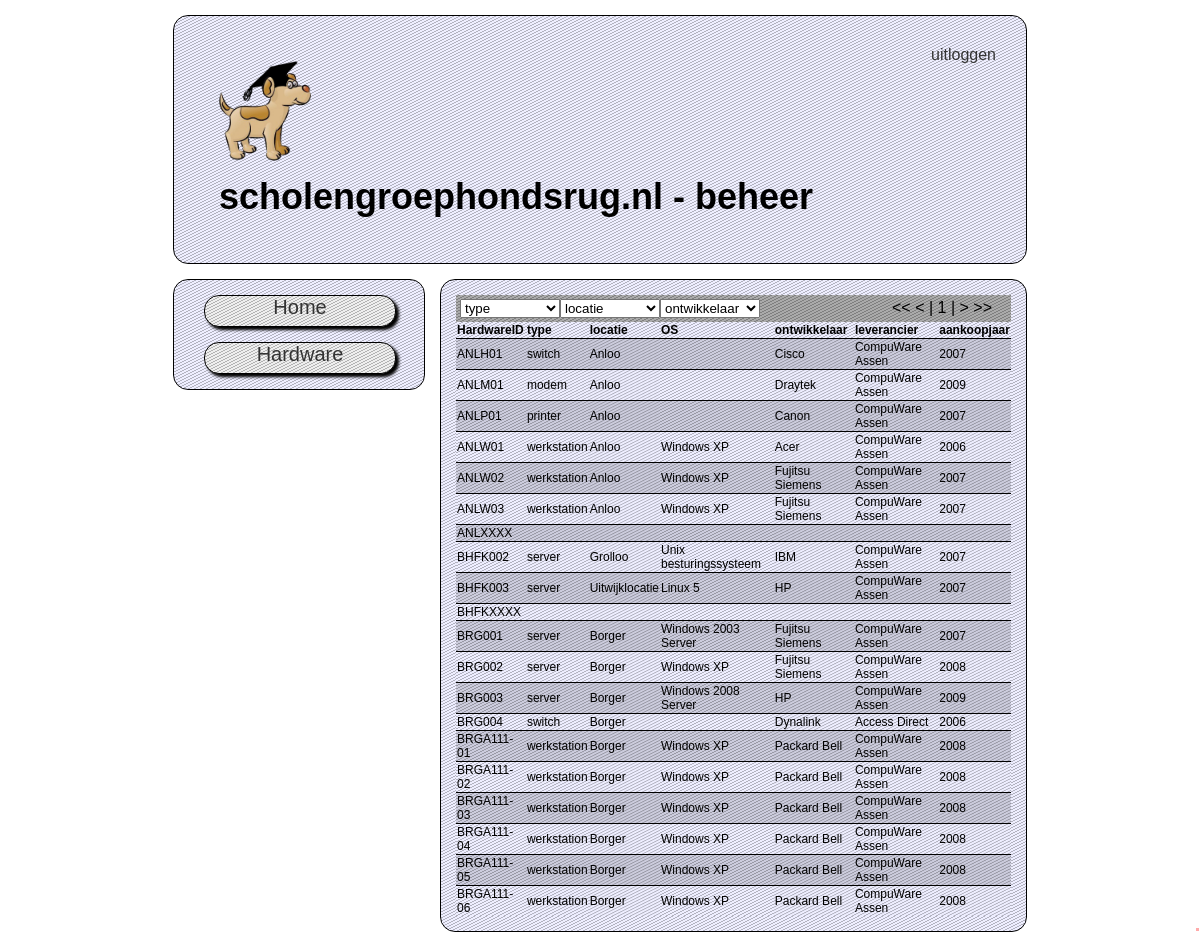
Page /?action=hardware (signed in) on the committed database.
### tables this page shows
CREATE TABLE IF NOT EXISTS `cms_pagina` (
  `pagina_Id` int(11) NOT NULL AUTO_INCREMENT,
  `menuText` varchar(32) DEFAULT NULL,
  `slug` varchar(32) NOT NULL,
  `file` varchar(64) NOT NULL,
  `inMenu` tinyint(1) NOT NULL DEFAULT '1',
  PRIMARY KEY (`pagina_Id`),
  UNIQUE KEY `slug` (`slug`)
);

CREATE TABLE IF NOT EXISTS `cmdb_hardware` (
  `Hardware_ID` varchar(32) NOT NULL DEFAULT '',
  `HardwareType_ID` int(11) DEFAULT NULL,
  `HardwareLocatie_ID` int(11) DEFAULT NULL,
  `HardwareOS_ID` varchar(32) DEFAULT NULL,
  `HardwareOntwikkelaar_ID` int(11) DEFAULT NULL,
  `HardwareLeverancier_ID` int(11) DEFAULT NULL,
  `HardwareAankoopJaar` year(4) DEFAULT NULL,
  PRIMARY KEY (`Hardware_ID`),
  KEY `FKOntwikkelaarHardware` (`HardwareOntwikkelaar_ID`),
  KEY `FKLeverancierHardware` (`HardwareLeverancier_ID`),
  KEY `FKTypeHardware` (`HardwareType_ID`),
  KEY `FKLocatieHardware` (`HardwareLocatie_ID`),
  KEY `FKSoftwareHardwareOS` (`HardwareOS_ID`),
  KEY `Hardware_ID` (`Hardware_ID`)
);

CREATE TABLE IF NOT EXISTS `cmdb_type` (
  `Type_ID` int(11) NOT NULL AUTO_INCREMENT,
  `TypeOmschrijving` varchar(64) DEFAULT NULL,
  PRIMARY KEY (`Type_ID`)
);

CREATE TABLE IF NOT EXISTS `cmdb_locatie` (
  `Locatie_ID` int(11) NOT NULL AUTO_INCREMENT,
  `LocatieOmschrijving` varchar(64) DEFAULT NULL,
  PRIMARY KEY (`Locatie_ID`)
);

CREATE TABLE IF NOT EXISTS `cmdb_ontwikkelaar` (
  `Ontwikkelaar_ID` int(11) NOT NULL AUTO_INCREMENT,
  `OntwikkelaarNaam` varchar(64) DEFAULT NULL,
  PRIMARY KEY (`Ontwikkelaar_ID`)
);

CREATE TABLE IF NOT EXISTS `cmdb_leverancier` (
  `Leverancier_ID` int(11) NOT NULL AUTO_INCREMENT,
  `LeverancierNaam` varchar(64) DEFAULT NULL,
  PRIMARY KEY (`Leverancier_ID`)
);

CREATE TABLE IF NOT EXISTS `cmdb_software` (
  `Software_ID` varchar(32) NOT NULL DEFAULT '',
  `SoftwareNaam` varchar(64) DEFAULT NULL,
  `SoftwareType_ID` int(11) DEFAULT NULL,
  `SoftwareOntwikkelaar_ID` int(11) DEFAULT NULL,
  `SoftwareLeverancier_ID` int(11) DEFAULT NULL,
  `SoftwareAantalLicenties` int(11) DEFAULT NULL,
  `SoftwareAantalGebruikers` int(11) DEFAULT NULL,
  PRIMARY KEY (`Software_ID`),
  KEY `FKOntwikkelaarSoftware` (`SoftwareOntwikkelaar_ID`),
  KEY `FKLeverancierSoftware` (`SoftwareLeverancier_ID`),
  KEY `FKTypeSoftware` (`SoftwareType_ID`),
  KEY `Software_ID` (`Software_ID`)
);

### pages/hardwarelist.page.php (the view, shortened to what this page needs)
<div class="filteroptions">
    <form action="#" method="GET" id="filteroptionsform">
        <?php
        $type = "";
        generateDropdownFromTable("filteroptionsform", "cmdb_type", "Type_ID", "TypeOmschrijving", "type", "", $type, "cmdb_hardware","hardwareType_ID");
        $skip = 0;
        $sql = 'SELECT
	`cmdb_hardware`.`Hardware_ID`,
	`cmdb_type`.`TypeOmschrijving`,
	`cmdb_locatie`.`locatieOmschrijving`,
	`cmdb_software`.`softwareNaam`,
	`cmdb_ontwikkelaar`.`OntwikkelaarNaam`,
	`cmdb_leverancier`.`LeverancierNaam`,
	`cmdb_hardware`.`HardwareAankoopJaar`
	FROM
	`cmdb_hardware`
	LEFT JOIN `cmdb_type`
	ON `cmdb_hardware`.`HardwareType_ID`=`cmdb_type`.`Type_ID`
	LEFT JOIN `cmdb_locatie`
	ON `cmdb_hardware`.`HardwareLocatie_ID`=`cmdb_locatie`.`locatie_ID`
	LEFT JOIN `cmdb_software`
	ON `cmdb_hardware`.`HardwareOS_ID`=`cmdb_software`.`Software_ID`
	LEFT JOIN `cmdb_ontwikkelaar`
	ON `cmdb_hardware`.`HardwareOntwikkelaar_ID`=`cmdb_ontwikkelaar`.`Ontwikkelaar_ID`
	LEFT JOIN `cmdb_leverancier`
	ON `cmdb_hardware`.`HardwareLeverancier_ID`=`cmdb_leverancier`.`leverancier_ID`
        WHERE 1 ';
        $result = $mysqli->query($sql);
        $numberrows = $result->num_rows;
        echo '<div style="float:right; padding-right:15px;">';
        if($skip<20)
        {
            echo '<label for="firstpage"><<</label>
        <input id="firstpage" type="checkbox" class="pageselector" name="skip" disabled="disabled"/>
        <label for="previouspage"><</label>
        <input id="previouspage" class="pageselector" type="checkbox" name="skip" disabled="disabled"/>';
        }
        echo " | ".(($skip/20)+1)." |  ";
        if($skip>=$numberrows-20)
        {
            echo '<label for="nextpage">></label>
        <input id="nextpage" class="pageselector" type="checkbox" name="skip" disabled="disabled"/>
        <label for="lastpage">>></label>
        <input id="lastpage" class="pageselector" type="checkbox" name="skip" disabled="disabled"/>';
        }
        else
        {
            echo '<label for="nextpage">></label>
        <input id="nextpage" class="pageselector" type="checkbox" name="skip" value="'.($skip+20).'" onclick="document.getElementById(\'filteroptionsform\').submit();" />
        <label for="lastpage">>></label>
        <input id="lastpage" class="pageselector" type="checkbox" name="skip" value="'.(floor(($numberrows-20)/20)*20).'" onclick="document.getElementById(\'filteroptionsform\').submit();" />';
        }
        echo '</div>';
        ?>
        </form>
</div>
<?php
if(isset($_GET["skip"]))
{
    $sql.= ' LIMIT '.$skip .',20';
}
else $sql.=' LIMIT 0,20';
$result = $mysqli->query($sql);
if($result->num_rows!=0)
{
    echo '<table class="ci-table">';
    echo '<th>HardwareID</th><th>type</th><th>locatie</th><th>OS</th><th>ontwikkelaar</th><th>leverancier</th><th>aankoopjaar</th>';
    $i=0;
    while ($row = $result->fetch_assoc())
    {
        echo '<tr onclick="window.document.location.href=\'?action=hardwareitem&hardwareID='.$row["Hardware_ID"].'\'" class="ci-table-row ';
        if($i%2) echo "even";
        else echo "uneven";
        echo '">';
        foreach($row as $field)
        {
            echo '<td class="ci-table-cell">'.$field."</td>";
        }
        echo "</tr>";
        $i++;
    }
    echo "</table>";
}
else echo 'Geen resultaten voor deze filters.<br /><a href="?action=hardware">klik hier om te resetten</a>';
?>

### index.php (shortened to what this page needs)
<?php
include 'inc/database.inc.php';
include 'inc/functions.inc.php';
if(isset($_GET["action"]))
{
    $action=$mysqli->real_escape_string(strip_tags($_GET["action"]));
}
else $action = "home";
$sql = 'SELECT * from `cms_pagina` WHERE `slug` = "'.$action.'" OR `pagina_Id` = "'.$action.'"';
$currentpageresult = $mysqli->query($sql);
$currentpageinfo=Array();
if($currentpageresult->num_rows!=0)
{
    $currentpageinfo=$currentpageresult->fetch_assoc();
}
?>
<!DOCTYPE html PUBLIC "-//W3C//DTD XHTML 1.0 Transitional//EN" "http://www.w3.org/TR/xhtml1/DTD/xhtml1-transitional.dtd">
<html xmlns="http://www.w3.org/1999/xhtml">
<head>
<link href="style.css" rel="stylesheet" type="text/css" />
</head>
<body>
    <div id="page-wrapper">
    	<div id="header-container">
        <div class="clearfix">
        <div class="headerlogin">
            <?php
            if($action!="inloggen"||$action!="uitloggen")
            if(isset($_SESSION["auth"]))
            {
                echo '<a href="?action=logout">uitloggen</a>';
            }
            else
            {
                echo '<a href="?action=login">inloggen</a>';
            }
            ?>
        </div>
        <img class="logo" src="img/logo.png" alt="logo" />
        <h1 class="headertitle">scholengroephondsrug.nl - beheer</h1>
        </div>
        </div>
    	<div id="menu-container">
            <div class="clearfix">
            <?php
            $sql = "SELECT * FROM `cms_pagina` WHERE `inMenu` = 1";
            $result = $mysqli->query($sql);
            while($row = $result->fetch_assoc())
            {
                if(hasPageAcces($row["pagina_Id"]))
                {
                    echo '<a href="?action='.$row["slug"].'"><div class="menu-item">'.$row["menuText"].'</div></a>';
                }
            }
            ?>
            </div>
        </div>
        <div id="content-wrapper">
            <div class="clearfix">
            <?php
                if(isset($_GET["action"]))
                {
                    $action=$mysqli->real_escape_string(strip_tags($_GET["action"]));
                }
                else $action = "home";
                if($action=="logout")
                {
                    echo "U bent uitgelogd";
                }
                else
                {
                    $pageLocation = "";
                        if($currentpageresult->num_rows!=0)
                        {
                            if(hasPageAcces($currentpageinfo["pagina_Id"]))
                            {
                                $pageLocation = $currentpageinfo["file"];
                            }
                            else $pageLocation = "403.page.php";
                        }
                        else $pageLocation = "404.page.php";
                    $pagepath="pages/".$pageLocation;
                    include $pagepath;
                }
            ?>
            </div>
        </div>
    </div>
</body>
</html>

### inc/functions.inc.php (shortened to what this page needs)
<?php
function hasPageAcces($pageId)
{
    global $mysqli;
    $sql = "SELECT * from `cms_paginapermissie` WHERE `pagina_Id` =".$pageId;
    $result = $mysqli->query($sql);
    if($result->num_rows==0)
    {
        return true;
    }
    while($level = $result->fetch_assoc()["gebruikerlevel"])
    {
        if(isset($_SESSION["gebruikerslevel"]))
        {
            if($_SESSION["gebruikerslevel"]==$level) return true;
        }
    }
    return false;
}
function generateDropdownFromTable($formid,$table, $valuefield, $textfield, $dropdownname,$novalue="",$defaultsset=Array(), $joinTable="", $joinField="",$width = 100)
{
    echo '<select ';
    if (!empty($formid)) echo 'onchange="document.getElementById(\''.$formid.'\').submit();" ';
    echo 'name="'.$dropdownname.'" style="width:'.$width.'px;">';
    if(empty($novalue)) $novalue=$dropdownname;
    echo '<option value="">'.$novalue.'</option>';
    echo '</select>';
}

### style.css (style rules this page uses)
body { margin:0px; font-family:Arial, Helvetica, sans-serif; }
h1.headertitle { font-size:36px; margin:15px; }
.filteroptions { background-color: #aaa; background-image:url(img/backgroundimage.png); padding:4px; }
th { text-align: left; }
div.menu-item { font-size:20px; margin:15px; background-color:#eee; background-image:url(img/backgroundimage.png); border: thin black solid; border-radius:15px; height:30px; width:190px; text-align:center; text-decoration:none; vertical-align:middle; box-shadow: 3px 3px 3px 0px #000; }
#page-wrapper { overflow:hidden; width:854px; margin-left: auto; margin-right: auto; padding-top:15px; }
#header-container { vertical-align:top; padding:15px; border-radius:15px; background-color:#eef; background-image:url(img/backgroundimage.png); border: thin black solid; }
.ci-table { width:100%; border-collapse: collapse; font-size: 12px; }
.ci-table-row { cursor: pointer; border-top: thin black solid; }
.ci-table-row.uneven { background-color: #ccd; background-image: url(img/backgroundimage.png); }
.ci-table-row.even { background-color: #eef; background-image: url(img/backgroundimage.png); }
.headertitle { display:inline-block; }
.logo { height:100px; margin-left:15px; margin-top:15px; }
.headerlogin { float: right; display: inline-block; }
#menu-container { width:250px; overflow:hidden; float:left; border-radius:15px; background-color:#eef; background-image:url(img/backgroundimage.png); border: thin black solid; margin-top:15px; }
#content-wrapper { width:585px; overflow:hidden; float:left; border-radius:15px; background-color:#eef; background-image:url(img/backgroundimage.png); border: thin black solid; margin-top:15px; margin-left:15px; }
.clearfix { margin:15px; }
a:link, a:visited, a:hover, a:active { color:#333; text-decoration:none; }

### rows in the picture
cms_pagina: menuText "Home"
cms_pagina: menuText "Hardware"
cmdb_hardware: Hardware_ID "ANLH01", HardwareType_ID.TypeOmschrijving "switch", HardwareLocatie_ID.LocatieOmschrijving "Anloo", HardwareOntwikkelaar_ID.OntwikkelaarNaam "Cisco", HardwareLeverancier_ID.LeverancierNaam "CompuWare Assen", HardwareAankoopJaar "2007"
cmdb_hardware: Hardware_ID "ANLM01", HardwareType_ID.TypeOmschrijving "modem", HardwareLocatie_ID.LocatieOmschrijving "Anloo", HardwareOntwikkelaar_ID.OntwikkelaarNaam "Draytek", HardwareLeverancier_ID.LeverancierNaam "CompuWare Assen", HardwareAankoopJaar "2009"
cmdb_hardware: Hardware_ID "ANLP01", HardwareType_ID.TypeOmschrijving "printer", HardwareLocatie_ID.LocatieOmschrijving "Anloo", HardwareOntwikkelaar_ID.OntwikkelaarNaam "Canon", HardwareLeverancier_ID.LeverancierNaam "CompuWare Assen", HardwareAankoopJaar "2007"
cmdb_hardware: Hardware_ID "ANLW01", HardwareType_ID.TypeOmschrijving "werkstation", HardwareLocatie_ID.LocatieOmschrijving "Anloo", HardwareOS_ID.SoftwareNaam "Windows XP", HardwareOntwikkelaar_ID.OntwikkelaarNaam "Acer", HardwareLeverancier_ID.LeverancierNaam "CompuWare Assen", HardwareAankoopJaar "2006"
cmdb_hardware: Hardware_ID "ANLW02", HardwareType_ID.TypeOmschrijving "werkstation", HardwareLocatie_ID.LocatieOmschrijving "Anloo", HardwareOS_ID.SoftwareNaam "Windows XP", HardwareOntwikkelaar_ID.OntwikkelaarNaam "Fujitsu Siemens", HardwareLeverancier_ID.LeverancierNaam "CompuWare Assen", HardwareAankoopJaar "2007"
cmdb_hardware: Hardware_ID "ANLW03", HardwareType_ID.TypeOmschrijving "werkstation", HardwareLocatie_ID.LocatieOmschrijving "Anloo", HardwareOS_ID.SoftwareNaam "Windows XP", HardwareOntwikkelaar_ID.OntwikkelaarNaam "Fujitsu Siemens", HardwareLeverancier_ID.LeverancierNaam "CompuWare Assen", HardwareAankoopJaar "2007"
cmdb_hardware: Hardware_ID "ANLXXXX"
cmdb_hardware: Hardware_ID "BHFK002", HardwareType_ID.TypeOmschrijving "server", HardwareLocatie_ID.LocatieOmschrijving "Grolloo", HardwareOS_ID.SoftwareNaam "Unix besturingssysteem", HardwareOntwikkelaar_ID.OntwikkelaarNaam "IBM", HardwareLeverancier_ID.LeverancierNaam "CompuWare Assen", HardwareAankoopJaar "2007"
cmdb_hardware: Hardware_ID "BHFK003", HardwareType_ID.TypeOmschrijving "server", HardwareLocatie_ID.LocatieOmschrijving "Uitwijklocatie", HardwareOS_ID.SoftwareNaam "Linux 5", HardwareOntwikkelaar_ID.OntwikkelaarNaam "HP", HardwareLeverancier_ID.LeverancierNaam "CompuWare Assen", HardwareAankoopJaar "2007"
cmdb_hardware: Hardware_ID "BHFKXXXX"
cmdb_hardware: Hardware_ID "BRG001", HardwareType_ID.TypeOmschrijving "server", HardwareLocatie_ID.LocatieOmschrijving "Borger", HardwareOS_ID.SoftwareNaam "Windows 2003 Server", HardwareOntwikkelaar_ID.OntwikkelaarNaam "Fujitsu Siemens", HardwareLeverancier_ID.LeverancierNaam "CompuWare Assen", HardwareAankoopJaar "2007"
cmdb_hardware: Hardware_ID "BRG002", HardwareType_ID.TypeOmschrijving "server", HardwareLocatie_ID.LocatieOmschrijving "Borger", HardwareOS_ID.SoftwareNaam "Windows XP", HardwareOntwikkelaar_ID.OntwikkelaarNaam "Fujitsu Siemens", HardwareLeverancier_ID.LeverancierNaam "CompuWare Assen", HardwareAankoopJaar "2008"
cmdb_hardware: Hardware_ID "BRG003", HardwareType_ID.TypeOmschrijving "server", HardwareLocatie_ID.LocatieOmschrijving "Borger", HardwareOS_ID.SoftwareNaam "Windows 2008 Server", HardwareOntwikkelaar_ID.OntwikkelaarNaam "HP", HardwareLeverancier_ID.LeverancierNaam "CompuWare Assen", HardwareAankoopJaar "2009"
cmdb_hardware: Hardware_ID "BRG004", HardwareType_ID.TypeOmschrijving "switch", HardwareLocatie_ID.LocatieOmschrijving "Borger", HardwareOntwikkelaar_ID.OntwikkelaarNaam "Dynalink", HardwareLeverancier_ID.LeverancierNaam "Access Direct", HardwareAankoopJaar "2006"
cmdb_hardware: Hardware_ID "BRGA111-01", HardwareType_ID.TypeOmschrijving "werkstation", HardwareLocatie_ID.LocatieOmschrijving "Borger", HardwareOS_ID.SoftwareNaam "Windows XP", HardwareOntwikkelaar_ID.OntwikkelaarNaam "Packard Bell", HardwareLeverancier_ID.LeverancierNaam "CompuWare Assen", HardwareAankoopJaar "2008"
cmdb_hardware: Hardware_ID "BRGA111-02", HardwareType_ID.TypeOmschrijving "werkstation", HardwareLocatie_ID.LocatieOmschrijving "Borger", HardwareOS_ID.SoftwareNaam "Windows XP", HardwareOntwikkelaar_ID.OntwikkelaarNaam "Packard Bell", HardwareLeverancier_ID.LeverancierNaam "CompuWare Assen", HardwareAankoopJaar "2008"
cmdb_hardware: Hardware_ID "BRGA111-03", HardwareType_ID.TypeOmschrijving "werkstation", HardwareLocatie_ID.LocatieOmschrijving "Borger", HardwareOS_ID.SoftwareNaam "Windows XP", HardwareOntwikkelaar_ID.OntwikkelaarNaam "Packard Bell", HardwareLeverancier_ID.LeverancierNaam "CompuWare Assen", HardwareAankoopJaar "2008"
cmdb_hardware: Hardware_ID "BRGA111-04", HardwareType_ID.TypeOmschrijving "werkstation", HardwareLocatie_ID.LocatieOmschrijving "Borger", HardwareOS_ID.SoftwareNaam "Windows XP", HardwareOntwikkelaar_ID.OntwikkelaarNaam "Packard Bell", HardwareLeverancier_ID.LeverancierNaam "CompuWare Assen", HardwareAankoopJaar "2008"
cmdb_hardware: Hardware_ID "BRGA111-05", HardwareType_ID.TypeOmschrijving "werkstation", HardwareLocatie_ID.LocatieOmschrijving "Borger", HardwareOS_ID.SoftwareNaam "Windows XP", HardwareOntwikkelaar_ID.OntwikkelaarNaam "Packard Bell", HardwareLeverancier_ID.LeverancierNaam "CompuWare Assen", HardwareAankoopJaar "2008"
cmdb_hardware: Hardware_ID "BRGA111-06", HardwareType_ID.TypeOmschrijving "werkstation", HardwareLocatie_ID.LocatieOmschrijving "Borger", HardwareOS_ID.SoftwareNaam "Windows XP", HardwareOntwikkelaar_ID.OntwikkelaarNaam "Packard Bell", HardwareLeverancier_ID.LeverancierNaam "CompuWare Assen", HardwareAankoopJaar "2008"

### other values in the picture
form field type "type"
form field locatie "locatie"
form field ontwikkelaar "ontwikkelaar"
